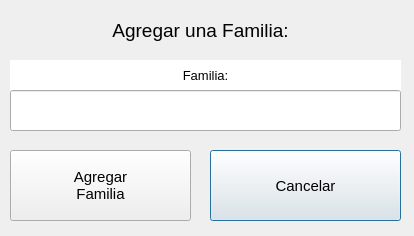
<?xml version="1.0" encoding="UTF-8"?>
<ui version="4.0">
 <class>Dialog</class>
 <widget class="QDialog" name="Dialog">
  <property name="geometry">
   <rect>
    <x>0</x>
    <y>0</y>
    <width>414</width>
    <height>236</height>
   </rect>
  </property>
  <property name="windowTitle">
   <string>Carnicería - Agreagar Familia</string>
  </property>
  <widget class="QLabel" name="label">
   <property name="geometry">
    <rect>
     <x>30</x>
     <y>10</y>
     <width>341</width>
     <height>41</height>
    </rect>
   </property>
   <property name="font">
    <font>
     <pointsize>14</pointsize>
    </font>
   </property>
   <property name="text">
    <string>Agregar una Familia:</string>
   </property>
   <property name="alignment">
    <set>Qt::AlignCenter</set>
   </property>
  </widget>
  <widget class="QLabel" name="label_3">
   <property name="geometry">
    <rect>
     <x>10</x>
     <y>60</y>
     <width>391</width>
     <height>31</height>
    </rect>
   </property>
   <property name="font">
    <font>
     <pointsize>10</pointsize>
    </font>
   </property>
   <property name="styleSheet">
    <string notr="true">background-color: #FFFFFF;</string>
   </property>
   <property name="text">
    <string>Familia:</string>
   </property>
   <property name="alignment">
    <set>Qt::AlignCenter</set>
   </property>
  </widget>
  <widget class="QLineEdit" name="txtFamilia">
   <property name="geometry">
    <rect>
     <x>10</x>
     <y>90</y>
     <width>391</width>
     <height>41</height>
    </rect>
   </property>
   <property name="readOnly">
    <bool>false</bool>
   </property>
  </widget>
  <widget class="QPushButton" name="btnCancelar">
   <property name="geometry">
    <rect>
     <x>210</x>
     <y>150</y>
     <width>191</width>
     <height>71</height>
    </rect>
   </property>
   <property name="font">
    <font>
     <pointsize>11</pointsize>
    </font>
   </property>
   <property name="cursor">
    <cursorShape>PointingHandCursor</cursorShape>
   </property>
   <property name="text">
    <string>Cancelar</string>
   </property>
  </widget>
  <widget class="QPushButton" name="btnGuardarCambios">
   <property name="geometry">
    <rect>
     <x>10</x>
     <y>150</y>
     <width>181</width>
     <height>71</height>
    </rect>
   </property>
   <property name="font">
    <font>
     <pointsize>11</pointsize>
    </font>
   </property>
   <property name="cursor">
    <cursorShape>PointingHandCursor</cursorShape>
   </property>
   <property name="text">
    <string>Agregar
Familia</string>
   </property>
  </widget>
 </widget>
 <resources/>
 <connections/>
</ui>
